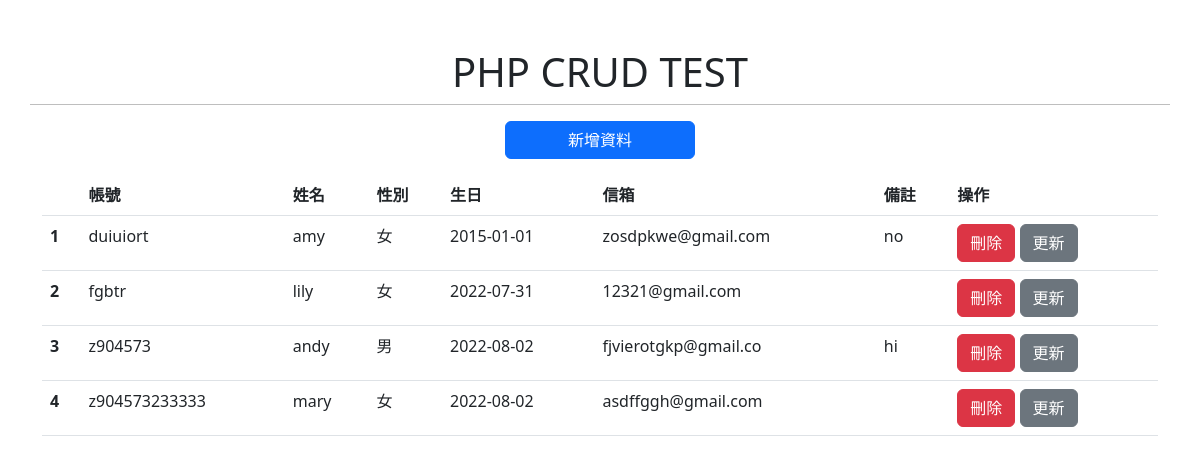
The page / on the database its author committed.
### tables this page shows
CREATE TABLE `account_info` (
  `account` varchar(20) NOT NULL,
  `name` varchar(10) NOT NULL,
  `gender` varchar(3) NOT NULL,
  `birthday` date NOT NULL,
  `email` varchar(20) NOT NULL,
  `memo` text NOT NULL
);

### model.php (called while the page is built, shortened)
<?php
class Model{
    private $host = 'localhost';
    private $user = 'root';
    private $password = '';
    private $db_name = 'crud_test';
    private $link;
    public function __construct(){
        try {
            $this ->link = new mysqli($this->host,$this->user,$this->password,$this->db_name);
        }
        catch(Exception $e){
            echo "連線失敗" . $e->getMessage();
        }
    }
    public function show(){
        $data = null;
        $query ="SELECT * FROM  account_info ";
        mysqli_query( $this ->link,"SET NAMES 'utf8'");
        $result = mysqli_query($this->link, $query);
        while ($row = mysqli_fetch_assoc($result)) {
            $data[] = $row;
        }
        return $data;
    }
}
?>

### index.php (the view, shortened to what this page needs)
<!DOCTYPE html>
<html lang="en">
  <head>
    <link href="https://cdn.jsdelivr.net/npm/bootstrap@5.2.0/dist/css/bootstrap.min.css" rel="stylesheet">
  </head>
  <body id="search_content">
    <div class="container">
      <div class="row justify-content-center">
        <div class="col-md-12 mt-5">
          <h1 class="text-center">PHP CRUD TEST</h1>
        </div>
        <hr style="height: 1px;color: black;background-color: black;">
        <button type="button" class="col-md-2 mb-3 btn btn-primary" data-bs-toggle="modal" data-bs-target="#add_modal">
            新增資料
        </button>
      </div>
      <div class="row">
        <div class="col-md-12">
          <table class="table table-hover">
            <thead>
              <tr>
                <th scope="col"></th>
                <th scope="col">帳號</th>
                <th scope="col">姓名</th>
                <th scope="col">性別</th>
                <th scope="col">生日</th>
                <th scope="col">信箱</th>
                <th scope="col">備註</th>
                <th scope="col">操作</th>
              </tr>
            </thead>
            <tbody id="content">
              <?php
                include 'model.php';
                $model = new Model();
                $rows = $model->show();
                  if(!empty($rows)){
                  foreach($rows as $key =>$value){
              ?>
              <tr id="<?php echo $value['account']; ?>">
                <th><?php echo $key+1; ?></th>
                <td><?php echo $value['account']; ?></td>
                <td><?php echo $value['name']; ?></td>
                <td><?php echo $value['gender']; ?></td>
                <td><?php echo $value['birthday']; ?></td>
                <td><?php echo $value['email']; ?></td>
                <td><?php echo $value['memo']; ?></td>
                <td>
                  <button type="button" class="btn btn-danger delete" >刪除</button>
                  <button type="button" class="btn btn-btn-primary btn-secondary get" data-bs-toggle="modal" data-bs-target="#update_modal">更新</button>
                </td>
              </tr>
              <?php
                }
              }
              ?>
            </tbody>
          </table>
    </div>
  </body>
</html>

### rows shown on the page
account_info: account "duiuiort", name "amy", gender "女", birthday "2015-01-01", email "zosdpkwe@gmail.com", memo "no"
account_info: account "fgbtr", name "lily", gender "女", birthday "2022-07-31", email "12321@gmail.com"
account_info: account "z904573", name "andy", gender "男", birthday "2022-08-02", email "fjvierotgkp@gmail.co", memo "hi"
account_info: account "z904573233333", name "mary", gender "女", birthday "2022-08-02", email "asdffggh@gmail.com"
